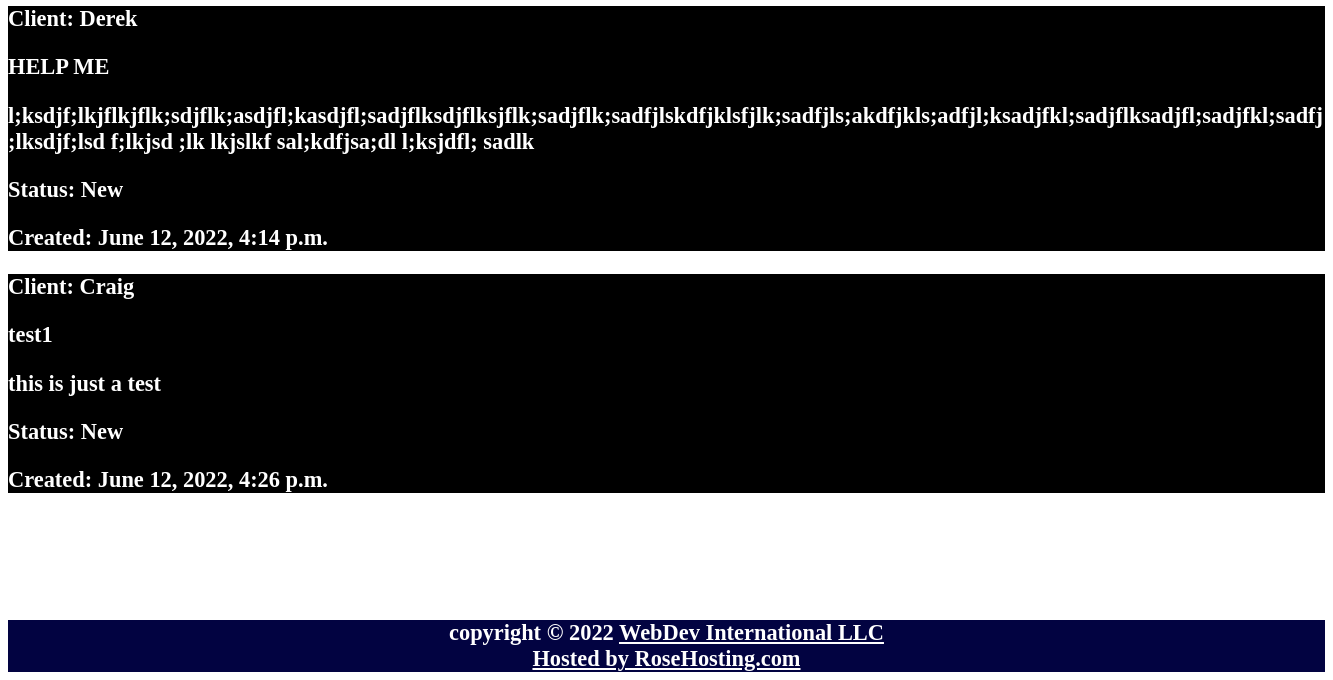
The page /tickets/ (lower part) on the database as committed earlier.
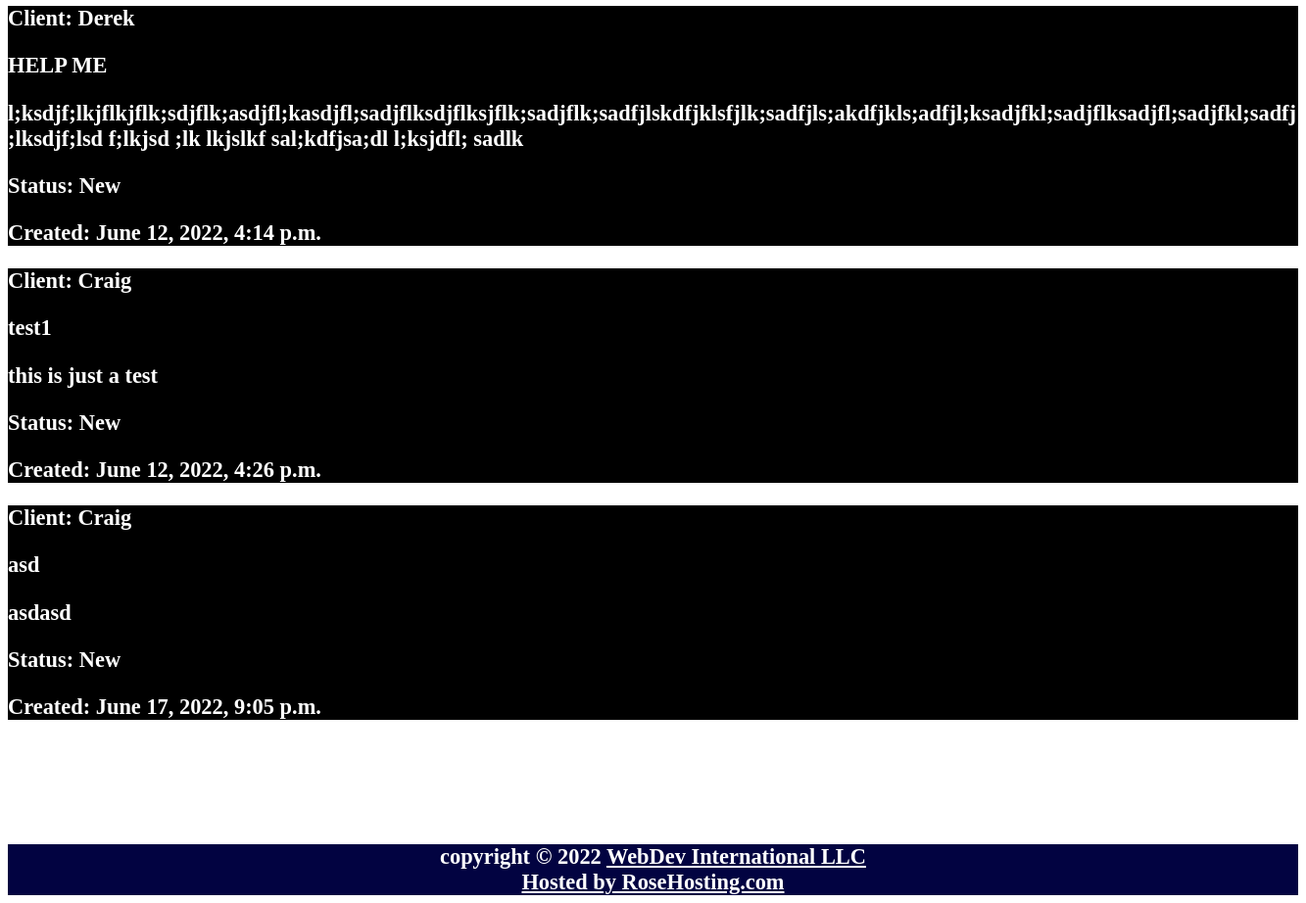
The same page on the database as committed later.
### webdev/models.py (models this page shows, shortened)
class Tickets(models.Model):
    NEW = 'New'
    IN_PROGESS = 'In Progress'
    DONE = 'Done'
    INVALID = 'Invalid'
    TICKET_STATUS_CHOICES = [
        (NEW, 'New'),
        (IN_PROGESS, 'In_progress'),
        (DONE, 'Done'),
        (INVALID, 'Invalid'),
    ]
    title = models.CharField(max_length=100)
    post_date = models.DateTimeField(default=timezone.now)
    description = models.TextField()
    ticket_status = models.CharField(
        max_length=20,
        choices=TICKET_STATUS_CHOICES,
        default=NEW
    )
    created_by = models.ForeignKey(
        User,
        on_delete=models.CASCADE,
        related_name='created_by+'
    )
    assigned_by = models.ForeignKey(
        User,
        on_delete=models.CASCADE,
        default=None,
        null=True,
        blank=True,
        related_name='assigned_by+'
    )
    completed_by = models.ForeignKey(
        User,
        on_delete=models.CASCADE,
        default=None,
        null=True,
        related_name='completed_by+'
    )

### webdev/views.py (the view)
# urls.py: path('tickets/', v.all_tickets_view, name='tickets'),
def all_tickets_view(request):
    html = 'all_tickets.html'
    all_tickets = Tickets.objects.all()
    return render(request, html, {'all_tickets': all_tickets})

### templates/all_tickets.html (shortened to what this page needs)
{% extends 'base.html' %} {% block content %}  {% for data in all_tickets %}
<div style='background:black; color:white'>
  <p>Client: {{ data.created_by }}</p>
  <p>{{ data.title }}</p>
  <p>{{ data.description }}</p>
  <p>Status: {{ data.ticket_status }}</p>
  <p>Created: {{ data.post_date }}</p>
</div>
{% endfor %} {% endblock %}

### templates/base.html (shortened to what this page needs)
<!DOCTYPE html>
<html>
  <head>
    {% load static %}
    <link rel="stylesheet" type="text/css" href="{% static '/css/main.css' %}" />
  </head>
  <body>
    {% include 'navbar.html' %} {% block content %} {% endblock %}
  </body>
  <br><br><br><br>
  <center>
  <footer id="footer"> copyright &copy; 2022 <a href="http://www.webdev-international.com">WebDev International LLC
    <br/>
    <a href="http://secure.rosehosting.com/clientarea/?affid=1634"
        >Hosted by RoseHosting.com</a
      ></footer>
  </center>
</html>

### templates/navbar.html (shortened to what this page needs)
{% load static %}
<link rel="stylesheet" href="{% static 'css/navbar.css' %}" />

### static/css/main.css (style rules this page uses)
:root { font-weight: bold; font-size: 1.4em; min-width: 377px; }
a { color: rgb(255, 255, 255); font-weight: bold; font-size: 1em; }
footer#footer { justify-content: center; align-content: center; background-color: rgb(2, 3, 65); color: rgb(255, 255, 255); }

Rows that differ between the two databases and show on the page:
added Tickets: created_by "Craig", title "asd", description "asdasd", ticket_status "New", post_date "June 17, 2022, 9:05 p.m."
